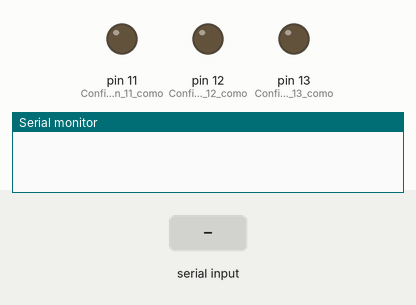
This sketch was run on a simulated Arduino Uno, built with avr-gcc and run on an emulated ATmega328P. Shown: output pins drawn as LEDs (lit = HIGH), the last lines printed to the serial monitor. Inputs (shaded band) come from the test bench.

Above: at 1.2 s.
1.3 s: "Rojo" received over Serial
At 3.3 s:
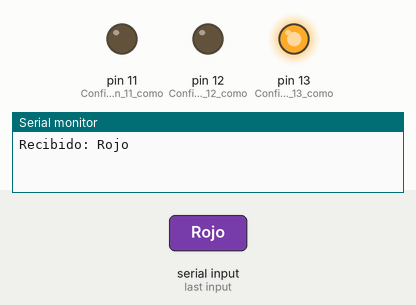
3.8 s: "Verde" received over the second serial link
At 5.1 s:
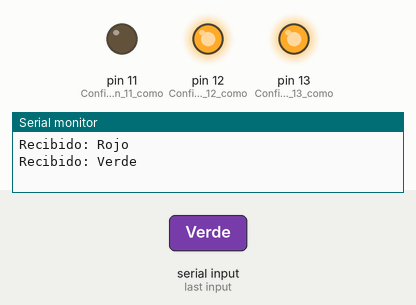
6.3 s: "Amarillo" received over Serial
At 8.5 s:
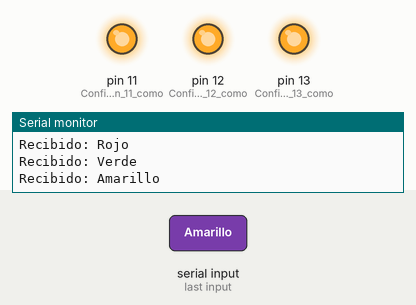
8.8 s: "Rojo" received over the second serial link
At 10.1 s:
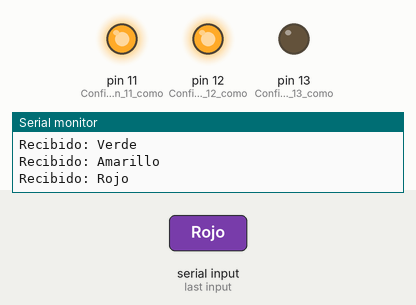
11.3 s: "Verde" received over Serial
At 13.4 s:
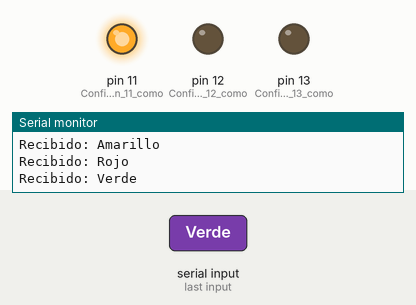
13.8 s: "Rojo" received over the second serial link
At 15.1 s:
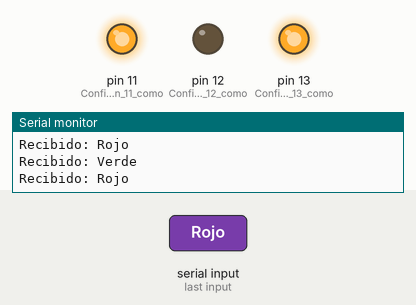
Timing chart, 0 to 16.8 s (numbered marks = the images above; inputs shaded):
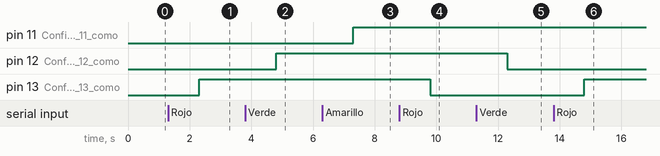

Measured:
- after the input at 1.3 s, pin 13 (Configura_el_pin_13_como): LOW → HIGH after 1.0 s
- after the input at 3.8 s, pin 12 (Configura_el_pin_12_como): LOW → HIGH after 1.0 s
- after the input at 6.3 s, pin 11 (Configura_el_pin_11_como): LOW → HIGH after 1.0 s
- after the input at 8.8 s, pin 13 (Configura_el_pin_13_como): HIGH → LOW after 1.0 s
- after the input at 11.3 s, pin 12 (Configura_el_pin_12_como): HIGH → LOW after 1.0 s
- after the input at 13.8 s, pin 13 (Configura_el_pin_13_como): LOW → HIGH after 1.0 s

The sketch:

main.ino
```cpp
//     ___             __      _                __  ___   ______
//    /   |  _________/ /_  __(_)___  ____     / / / / | / / __ \
//   / /| | / ___/ __  / / / / / __ \/ __ \   / / / /  |/ / / / /
//  / ___ |/ /  / /_/ / /_/ / / / / / /_/ /  / /_/ / /|  / /_/ /
// /_/  |_/_/   \__,_/\__,_/_/_/ /_/\____/   \____/_/ |_/\____/
//
// By @RickMars-Tech
// https://github.com/RickMars-Tech

#include <SoftwareSerial.h>  // Incluye la biblioteca SoftwareSerial

// Configuración de SoftwareSerial: RX en pin 2, TX en pin 3
SoftwareSerial bluetooth(2, 3);  // Pin 2: RX, Pin 3: TX

String Incoming_value = "";  // Variable para almacenar el mensaje recibido

// Variables de estado para rastrear el estado de cada LED
bool estadoRojo = false;    // Estado del LED Rojo (false = apagado, true = encendido)
bool estadoVerde = false;   // Estado del LED Verde
bool estadoAmarillo = false; // Estado del LED Amarillo

void setup()
{
  Serial.begin(9600);        // Inicializa la comunicación serial para el monitor
  bluetooth.begin(9600);     // Inicializa la comunicación serial para el módulo Bluetooth

  pinMode(13, OUTPUT);       // Configura el pin 13 como salida (LED Rojo)
  pinMode(12, OUTPUT);       // Configura el pin 12 como salida (LED Verde)
  pinMode(11, OUTPUT);       // Configura el pin 11 como salida (LED Amarillo)

  //Serial.println("Sistema listo. Usa el monitor serial o el Bluetooth para enviar comandos.");
}

void loop()
{
  // Verifica si hay datos disponibles desde el Bluetooth
  if (bluetooth.available() > 0)
  {
    Incoming_value = bluetooth.readString();  // Lee la cadena completa enviada por Bluetooth
    Incoming_value.trim();                    // Elimina espacios en blanco o saltos de línea adicionales
    procesarComando(Incoming_value);          // Procesa el comando recibido
  }

  // Verifica si hay datos disponibles desde el monitor serial
  if (Serial.available() > 0)
  {
    Incoming_value = Serial.readString();     // Lee la cadena completa enviada por el monitor serial
    Incoming_value.trim();                    // Elimina espacios en blanco o saltos de línea adicionales
    procesarComando(Incoming_value);          // Procesa el comando recibido
  }
}

// Función para procesar los comandos recibidos
void procesarComando(String comando)
{
  Serial.print("Recibido: ");
  Serial.println(comando);

  if (comando == "Rojo") {
    estadoRojo = !estadoRojo;                 // Alterna el estado del LED Rojo
    digitalWrite(13, estadoRojo ? HIGH : LOW); // Enciende o apaga el LED Rojo
  }
  else if (comando == "Verde") {
    estadoVerde = !estadoVerde;               // Alterna el estado del LED Verde
    digitalWrite(12, estadoVerde ? HIGH : LOW); // Enciende o apaga el LED Verde
  }
  else if (comando == "Amarillo") {
    estadoAmarillo = !estadoAmarillo;         // Alterna el estado del LED Amarillo
    digitalWrite(11, estadoAmarillo ? HIGH : LOW); // Enciende o apaga el LED Amarillo
  }
  else if (comando == "Todos") {
    // Enciende todos los LEDs
    estadoRojo = true;
    estadoVerde = true;
    estadoAmarillo = true;
    digitalWrite(13, HIGH);
    digitalWrite(12, HIGH);
    digitalWrite(11, HIGH);
  }
  else if (comando == "Ninguno") {
    // Apaga todos los LEDs
    estadoRojo = false;
    estadoVerde = false;
    estadoAmarillo = false;
    digitalWrite(13, LOW);
    digitalWrite(12, LOW);
    digitalWrite(11, LOW);
  }
}
```
